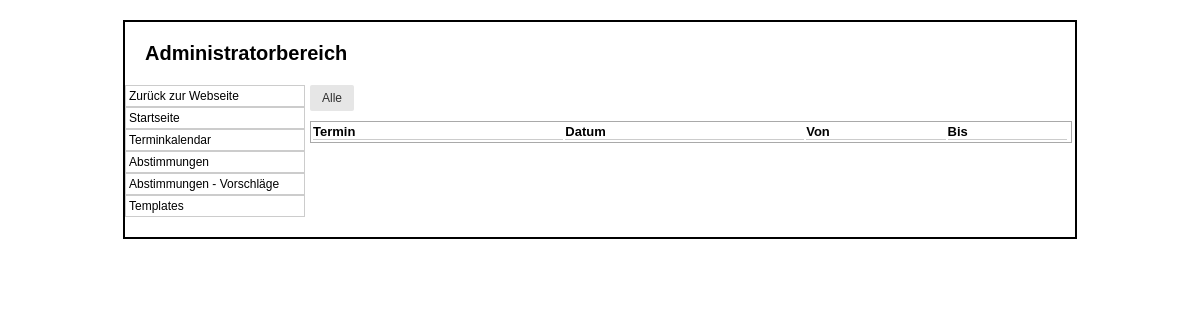
/admin/index.php?p=termine&typ=woche, run on an earlier commit of the app's database.
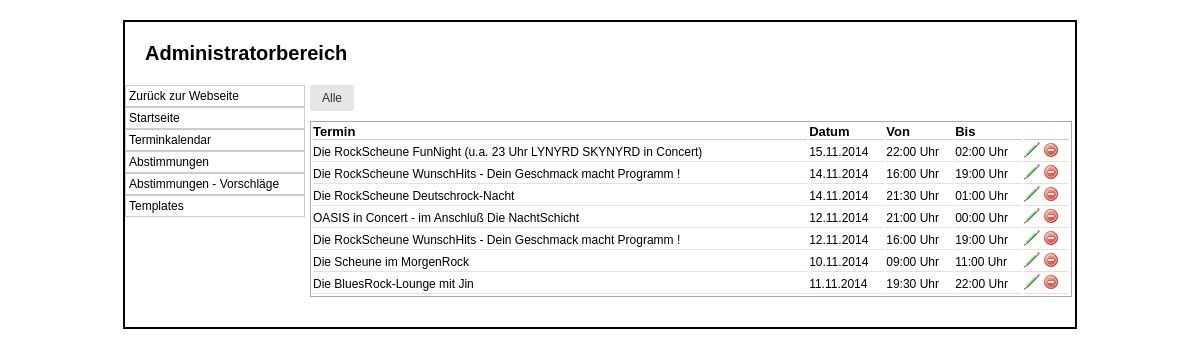
And on a later commit of the database.
### tables this page shows
CREATE TABLE IF NOT EXISTS `termine` (
`ID` int(10) NOT NULL,
  `Text` varchar(250) DEFAULT NULL,
  `Von` datetime NOT NULL,
  `Bis` datetime NOT NULL
);

### class/mysqli.class.php (called while the page is built, shortened)
<?php
class MysqliDb
{
    protected static $_prefix;
    protected $_mysqli;
    protected $_query;
    protected $_where = array();
    protected $_orderBy = array();
    protected $_groupBy = array();
    protected $_bindParams = array('');
    protected $host;
    protected $username;
    protected $password;
    protected $db;
    protected $port;
    public function __construct($host = NULL, $username = NULL, $password = NULL, $db = NULL, $port = NULL)
    {
        $this->host = $host;
        $this->username = $username;
        $this->password = $password;
        $this->db = $db;
        if($port == NULL)
            $this->port = ini_get ('mysqli.default_port');
        else
            $this->port = $port;
    }
    public function connect()
    {
        $this->_mysqli = new mysqli ($this->host, $this->username, $this->password, $this->db, $this->port)
            or die('There was a problem connecting to the database');
        $this->_mysqli->set_charset ('utf8');
    }
    protected function reset()
    {
        $this->_where = array();
        $this->_orderBy = array();
        $this->_groupBy = array();
        $this->_bindParams = array('');
        $this->_query = null;
    }
    public function setPrefix($prefix = '')
    {
        self::$_prefix = $prefix;
        return $this;
    }
    public function get($tableName, $numRows = null, $columns = '*')
    {
        if (empty ($columns))
            $columns = '*';
        $column = is_array($columns) ? implode(', ', $columns) : $columns;
        $this->_query = "SELECT $column FROM " .self::$_prefix . $tableName;
        $stmt = $this->_buildQuery($numRows);
        $stmt->execute();
        return $this->_dynamicBindResults($stmt);
    }
    public function where($whereProp, $whereValue = null, $operator = null)
    {
        if ($operator)
            $whereValue = Array ($operator => $whereValue);
        $this->_where[] = Array ("AND", $whereValue, $whereProp);
        return $this;
    }
    protected function _determineType($item)
    {
        switch (gettype($item)) {
            case 'NULL':
            case 'string':
                return 's';
                break;
        }
        return '';
    }
    protected function _bindParam($value) {
        $this->_bindParams[0] .= $this->_determineType ($value);
        array_push ($this->_bindParams, $value);
    }
    protected function _buildPair ($operator, $value) {
        if (!is_object($value)) {
            return ' ' . $operator. ' ? ';
        }
        $subQuery = $value->getSubQuery ();
        return " " . $operator . " (" . $subQuery['query'] . ")";
    }
    protected function _buildQuery($numRows = null, $tableData = null)
    {
        $stmt = $this->_prepareQuery();
        if (count ($this->_bindParams) > 1)
            call_user_func_array(array($stmt, 'bind_param'), $this->refValues($this->_bindParams));
        return $stmt;
    }
    protected function _dynamicBindResults(mysqli_stmt $stmt)
    {
        $parameters = array();
        $results = array();
        $meta = $stmt->result_metadata();
        $row = array();
        while ($field = $meta->fetch_field()) {
            $row[$field->name] = null;
            $parameters[] = & $row[$field->name];
        }
        call_user_func_array(array($stmt, 'bind_result'), $parameters);
        while ($stmt->fetch()) {
            $x = array();
            foreach ($row as $key => $val) {
                $x[$key] = $val;
            }
            array_push($results, $x);
        }
        return $results;
    }
    protected function _buildTableData ($tableData) {
        if (!is_array ($tableData))
            return;
        $this->_query = rtrim($this->_query, ', ');
    }
    protected function _buildWhere () {
        if (empty ($this->_where))
            return;
        $this->_query .= ' WHERE ';
        $this->_where[0][0] = '';
        foreach ($this->_where as $cond) {
            list ($concat, $wValue, $wKey) = $cond;
            $this->_query .= " " . $concat ." " . $wKey;
            $key = key ($wValue);
            $val = $wValue[$key];
            switch (strtolower ($key)) {
                default:
                    $this->_query .= $this->_buildPair ($key, $val);
            }
        }
    }
    protected function _buildGroupBy () {
        if (empty ($this->_groupBy))
            return;
        $this->_query .= " GROUP BY ";
        $this->_query = rtrim($this->_query, ', ') . " ";
    }
    protected function _buildOrderBy () {
        if (empty ($this->_orderBy))
            return;
        $this->_query .= " ORDER BY ";
        $this->_query = rtrim ($this->_query, ', ') . " ";
    }
    protected function _buildLimit ($numRows) {
        if (!isset ($numRows))
            return;
        if (is_array ($numRows))
            $this->_query .= ' LIMIT ' . (int)$numRows[0] . ', ' . (int)$numRows[1];
        else
            $this->_query .= ' LIMIT ' . (int)$numRows;
    }
    protected function _prepareQuery()
    {
        if (!$stmt = $this->_mysqli->prepare($this->_query)) {
            trigger_error("Problem preparing query ($this->_query) " . $this->_mysqli->error, E_USER_ERROR);
        }
        return $stmt;
    }
    protected function refValues($arr)
    {
        if (strnatcmp(phpversion(), '5.3') >= 0) {
            $refs = array();
            foreach ($arr as $key => $value) {
                $refs[$key] = & $arr[$key];
            }
            return $refs;
        }
        return $arr;
    }
    protected function replacePlaceHolders ($str, $vals) {
        $i = 1;
        $newStr = "";
        while ($pos = strpos ($str, "?")) {
            $val = $vals[$i++];
            $newStr .= substr ($str, 0, $pos) . $val;
            $str = substr ($str, $pos + 1);
        }
        return $newStr;
    }
}

### include/db_connect.php (called while the page is built, shortened)
<?php
include($_SERVER['DOCUMENT_ROOT'].'/scheune/class/mysqli.class.php');
$db		= new MysqliDb(HOST,USER,PASSWORD,DATABASE);
?>

### admin/index.php (the view, shortened to what the changed rows need)
<?php
require_once('../db_connect.php');
include_once('../Functions.inc.php');
$inhalt = null;
if(isset($_GET['p'])) {
	$p		= $_GET['p'];
	if(isset($_GET['typ']))$typ	= $_GET['typ'];
	if($p == 'termine') {
		if(isset($typ) == 'woche') {
			$inhalt .= '<a class="btn" href="index.php?p=termine">Alle</a>';
			if(date("w", time()) == 0) {
				$sunday		= new DateTime('today');
			} else {
				$sunday		= new DateTime('next sunday');
			}
			if(date("w", time()) == 1) {
				$monday		= new DateTime('today');
			} else {
				$monday		= new DateTime('last monday');
			}
			$cols		= array("ID", "Text", "Von", "Bis");
			$db->where("Von", $monday->format('Y-m-d H:i:s'), ">");
			$db->where("Bis", $sunday->format('Y-m-d H:i:s'), "<");
			$termine	= $db->get(T_TERMINE, null, $cols);
		} else {
			$inhalt .= '<a class="btn" href="index.php?p=termine&typ=woche">Aktuelle Woche</a>
						<a class="btn" href="termin.php?add=week">Neue Woche eintragen</a>';
			$cols		= array("ID", "Text", "Von", "Bis");
			$termine	= $db->get(T_TERMINE, null, $cols);
		}
		$inhalt .= '<table class="standard">
					<thead>
						<th>Termin</th>
						<th>Datum</th>
						<th>Von</th>
						<th>Bis</th>
						<th></th>
					</thead>';
		foreach ($termine as $termin) {
			$inhalt .= '<tr>
					<td>'.$termin['Text'].'</td>
					<td>'.date('d.m.Y', strtotime($termin['Von'])).'</td>
					<td>'.date('H:i', strtotime($termin['Von'])).' Uhr</td>
					<td>'.date('H:i', strtotime($termin['Bis'])).' Uhr</td>
					<td>
						<a href="termin.php?edit='.$termin['ID'].'"><img src="img/edit.png"></a>
						<a href="termin.php?delete='.$termin['ID'].'"><img src="img/delete.png"></a>
					</td>
				</tr>';
		}
		$inhalt .= '</table>';
	}
}
?>
<html>
<head>
	<link rel="stylesheet" type="text/css" href="style.css">
	<link rel="stylesheet" href="../css/tcal.css">
</head>
<body>
	<div id="container">
		<div id="header">
			<h1>Administratorbereich</h1>
		</div>
		<div id="content">
		<?php
			echo $inhalt;
		?>
		</div>
	</div>
</body>
</html>

What changed in the data, as far as the page shows it:
added termine: Text "Die RockScheune FunNight (u.a. 23 Uhr LYNYRD SKYNYRD in Concert)", Von "15.11.2014", Von "22:00", Bis "02:00"
added termine: Text "Die RockScheune WunschHits - Dein Geschmack macht Programm !", Von "14.11.2014", Von "16:00", Bis "19:00"
added termine: Text "Die RockScheune Deutschrock-Nacht", Von "14.11.2014", Von "21:30", Bis "01:00"
added termine: Text "OASIS in Concert - im Anschluß Die NachtSchicht", Von "12.11.2014", Von "21:00", Bis "00:00"
added termine: Text "Die RockScheune WunschHits - Dein Geschmack macht Programm !", Von "12.11.2014", Von "16:00", Bis "19:00"
added termine: Text "Die Scheune im MorgenRock", Von "10.11.2014", Von "09:00", Bis "11:00"
added termine: Text "Die BluesRock-Lounge mit Jin", Von "11.11.2014", Von "19:30", Bis "22:00"
